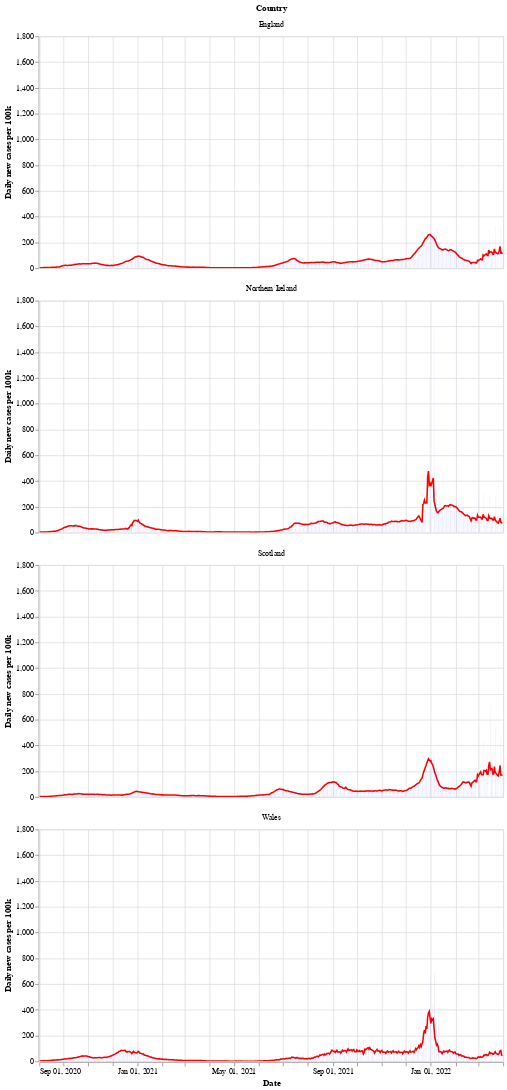

Here is the notebook cell this chart was saved with:
### Markdown cell above
Next is a bar chart of the number of new cases in each country (per 100k population), with the 7 day moving average of cases. Again we see that Wales saw a longer period of raising and falling cases compared to the other countries.

After a period of cases falling, each nation is now seeing a rise in the number of cases - especially in Wales.

### Code cell
# collapse
bars = alt.Chart(uk_cases).mark_bar().encode(
    x=alt.X("yearmonthdate(date):T", axis=alt.Axis(title='Date')),
    y=alt.Y("newCasesRate:Q", axis=alt.Axis(title='Daily new cases per 100k')),
    tooltip='newCasesRate',
    color=alt.condition(
        alt.datum.dailyChange > 0,
        alt.value("orange"),  # The positive color
        alt.value("blue")  # The negative color
    )
).properties(title='New cases per 100k population with rolling 7 day average', width=600).interactive()
line = alt.Chart(uk_cases).mark_line(
    color='red',
    size=2,
).transform_window(
    rolling_mean='mean(newCasesRate)',
    frame=[0, 7],
    groupby=['areaName']
).encode(
    x='yearmonthdate(date):T',
    y='rolling_mean:Q'
)
alt.layer(line, bars, data=uk_cases).facet(alt.Row('areaName', title='Country'), columns=1)

### Figure 1 — Vega-Lite specification as saved in the notebook (floating-point values rounded to 4 significant figures; data arrays with more than 128 entries replaced by an {"elided": "..."} marker saying what was removed)
{"config": {"view": {"continuousWidth": 400, "continuousHeight": 300}}, "data": {"name": "data-8787e2a76d2a2bb3e6f1823d62c20a2a"}, "facet": {"type": "nominal", "field": "areaName", "title": "Country"}, "spec": {"layer": [{"mark": {"type": "line", "color": "red", "size": 2}, "encoding": {"x": {"type": "temporal", "field": "date", "timeUnit": "yearmonthdate"}, "y": {"type": "quantitative", "field": "rolling_mean"}}, "transform": [{"window": [{"op": "mean", "field": "newCasesRate", "as": "rolling_mean"}], "frame": [0, 7], "groupby": ["areaName"]}]}, {"mark": "bar", "encoding": {"color": {"condition": {"value": "orange", "test": "(datum.dailyChange > 0)"}, "value": "blue"}, "tooltip": {"type": "quantitative", "field": "newCasesRate"}, "x": {"type": "temporal", "axis": {"title": "Date"}, "field": "date", "timeUnit": "yearmonthdate"}, "y": {"type": "quantitative", "axis": {"title": "Daily new cases per 100k"}, "field": "newCasesRate"}}, "selection": {"selector002": {"type": "interval", "bind": "scales", "encodings": ["x", "y"]}}, "title": "New cases per 100k population with rolling 7 day average", "width": 600}]}, "columns": 1, "$schema": "https://vega.github.io/schema/vega-lite/v4.8.1.json", "datasets": {"data-8787e2a76d2a2bb3e6f1823d62c20a2a": {"elided": "2308 records"}}}
